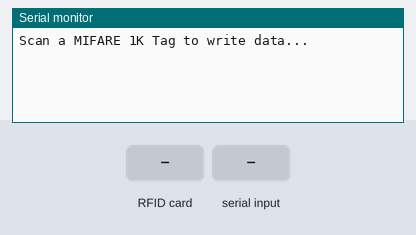
Bench run of a sketch on a simulated Arduino Uno, built with avr-gcc and run on an emulated ATmega328P. On the bench: the last lines printed to the serial monitor. The test bench sets the inputs (shaded band).

Above: at 1.2 s.
1.3 s: RFID card 5E 7A 19 C4 held to the reader
At 1.7 s:
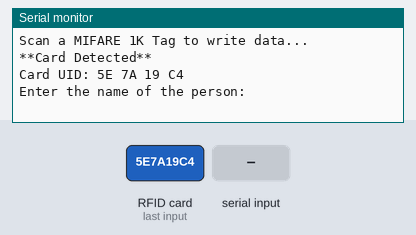
2.8 s: "90,45\n" received over Serial
At 5.0 s:
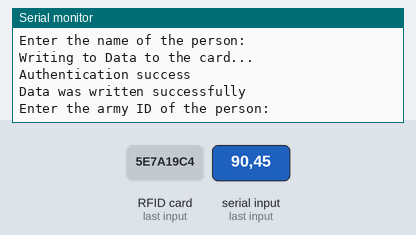
5.3 s: "30,150\n" received over Serial
At 7.3 s:
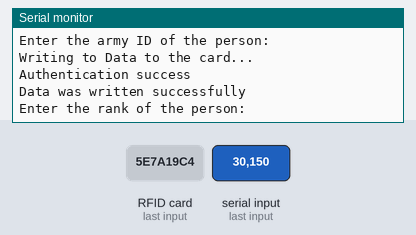
7.8 s: "0\n" received over Serial
At 10.0 s:
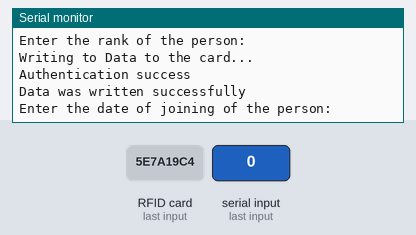
10.3 s: "5\n" received over Serial
At 12.1 s:
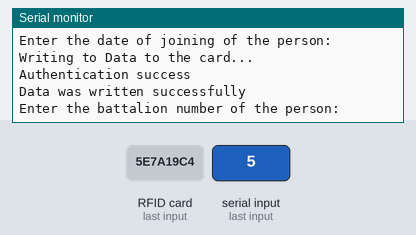

Measured:
- after the input at 1.3 s, the serial monitor: prints a new line at once (image 1)
- after the input at 2.8 s, the serial monitor: prints a new line after 1.0 s (image 2)
- after the input at 5.3 s, the serial monitor: prints a new line after 1.1 s (image 3)
- after the input at 7.8 s, the serial monitor: prints a new line after 1.1 s (image 4)
- after the input at 10.3 s, the serial monitor: prints a new line after 1.1 s (image 5)

The sketch:

Writing_into_card.ino
```cpp
#include<SPI.h>
#include <MFRC522.h>
#define SS_PIN 10
#define RST_PIN 7
MFRC522 mfrc522(SS_PIN, RST_PIN);
MFRC522::MIFARE_Key key;

String person_name;//variable to take the person's name
String army_id;//variable to take the person's id
String rank;//variable to take the person's rank
String date_join;//variable to take the person's date of joining
int battalion;//variable to take the person's battalion number

int blockNum1 = 2;  //location in the tag where we want to save our data
int blockNum2 = 3;  //location in the tag where we want to save our data
int blockNum3 = 4;  //location in the tag where we want to save our data
int blockNum4 = 5;  //location in the tag where we want to save our data
int blockNum5 = 6;  //location in the tag where we want to save our data

byte name_array [16]; //array to store the person's name
byte id_array [16]; //array to store the person's id
byte rank_array [16]; //array to store the person's rank
byte date_array [16]; //array to store the person's date of joining
byte battalion_array [16]; //array to store the person's battalion number

byte bufferLen = 18;
byte readBlockData[18];
MFRC522::StatusCode status;

void setup() {
  /* Initialize serial communications with the PC */
  Serial.begin(9600);
  /* Initialize SPI bus */
  SPI.begin();
  /* Initialize MFRC522 Module */
  mfrc522.PCD_Init();
  Serial.println("Scan a MIFARE 1K Tag to write data...");
}

void loop() {
  /* Look for new cards */
  /* Reset the loop if no new card is present on RC522 Reader */
  if ( ! mfrc522.PICC_IsNewCardPresent())
  {
    return;
  }

  /* Select one of the cards */
  if ( ! mfrc522.PICC_ReadCardSerial())
  {
    return;
  }
  Serial.print("\n");
  Serial.println("**Card Detected**");
  /* Print UID of the Card */
  Serial.print(F("Card UID:"));
  for (byte i = 0; i < mfrc522.uid.size; i++)
  {
    Serial.print(mfrc522.uid.uidByte[i] < 0x10 ? " 0" : " ");
    Serial.print(mfrc522.uid.uidByte[i], HEX);
  }
  Serial.print("\n");
  Serial.print("Enter the name of the person: ");
  while(Serial.available()==0){
    //wait for the user input
  }
  person_name=Serial.readString();
  person_name.getBytes(name_array,16);
  Serial.print("\n");
  Serial.println("Writing to Data to the card...");
  WriteDataToBlock(blockNum1,name_array);

  Serial.print("\n");
  Serial.print("Enter the army ID of the person: ");
  while(Serial.available()==0){
    //wait for the user input
  }
  army_id=Serial.readString();
  army_id.getBytes(id_array,16);
  Serial.print("\n");
  Serial.println("Writing to Data to the card...");
  WriteDataToBlock(blockNum2,id_array);

  Serial.print("\n");
  Serial.print("Enter the rank of the person: ");
  while(Serial.available()==0){
    //wait for the user input
  }
  rank=Serial.readString();
  rank.getBytes(rank_array,16);
  Serial.print("\n");
  Serial.println("Writing to Data to the card...");
  WriteDataToBlock(blockNum3,rank_array);

  Serial.print("\n");
  Serial.print("Enter the date of joining of the person: ");
  while(Serial.available()==0){
    //wait for the user input
  }
  date_join=Serial.readString();
  date_join.getBytes(date_array,16);
  Serial.print("\n");
  Serial.println("Writing to Data to the card...");
  WriteDataToBlock(blockNum4,date_array);

  Serial.print("\n");
  Serial.print("Enter the battalion number of the person: ");
  while(Serial.available()==0){
    //wait for the user input
  }
  battalion=Serial.parseInt();
  battalion_array[16]=battalion;
  Serial.print("\n");
  Serial.println("Writing to Data to the card...");
  WriteDataToBlock(blockNum5,battalion_array);
}

void WriteDataToBlock(int blockNum, byte blockData[])
{
  /* Authenticating the desired data block for write access using Key A */
  status = mfrc522.PCD_Authenticate(MFRC522::PICC_CMD_MF_AUTH_KEY_A, blockNum, &key, &(mfrc522.uid));
  if (status != MFRC522::STATUS_OK)
  {
    Serial.print("Authentication failed for Write: ");
    Serial.println(mfrc522.GetStatusCodeName(status));
    return;
  }
  else
  {
    Serial.println("Authentication success");
  }


  /* Write data to the block */
  status = mfrc522.MIFARE_Write(blockNum, blockData, 16);
  if (status != MFRC522::STATUS_OK)
  {
    Serial.print("Writing failed: ");
    Serial.println(mfrc522.GetStatusCodeName(status));
    return;
  }
  else
  {
    Serial.println("Data was written successfully");
  }

}
```
